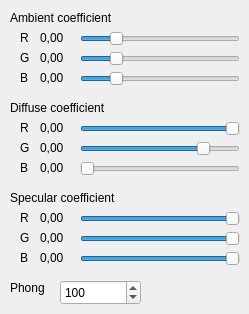
   <widget class="QWidget" name="tab_3">
    <attribute name="title">
     <string>Default Material</string>
    </attribute>
    <widget class="QDoubleSlider" name="sb_ambient_c_r">
     <property name="geometry">
      <rect>
       <x>80</x>
       <y>30</y>
       <width>160</width>
       <height>18</height>
      </rect>
     </property>
     <property name="focusPolicy">
      <enum>Qt::NoFocus</enum>
     </property>
     <property name="maximum">
      <number>100</number>
     </property>
     <property name="value">
      <number>20</number>
     </property>
     <property name="orientation">
      <enum>Qt::Horizontal</enum>
     </property>
    </widget>
    <widget class="QLabel" name="l_ambient_c_b">
     <property name="geometry">
      <rect>
       <x>20</x>
       <y>70</y>
       <width>16</width>
       <height>16</height>
      </rect>
     </property>
     <property name="text">
      <string>B</string>
     </property>
    </widget>
    <widget class="QLabel" name="label_10">
     <property name="geometry">
      <rect>
       <x>10</x>
       <y>10</y>
       <width>141</width>
       <height>16</height>
      </rect>
     </property>
     <property name="text">
      <string>Ambient coefficient</string>
     </property>
    </widget>
    <widget class="QLabel" name="l_ambient_c_r">
     <property name="geometry">
      <rect>
       <x>20</x>
       <y>30</y>
       <width>16</width>
       <height>16</height>
      </rect>
     </property>
     <property name="text">
      <string>R</string>
     </property>
    </widget>
    <widget class="QDoubleSlider" name="sb_ambient_c_g">
     <property name="geometry">
      <rect>
       <x>80</x>
       <y>50</y>
       <width>160</width>
       <height>18</height>
      </rect>
     </property>
     <property name="focusPolicy">
      <enum>Qt::NoFocus</enum>
     </property>
     <property name="maximum">
      <number>100</number>
     </property>
     <property name="value">
      <number>20</number>
     </property>
     <property name="orientation">
      <enum>Qt::Horizontal</enum>
     </property>
    </widget>
    <widget class="QDoubleSlider" name="sb_ambient_c_b">
     <property name="geometry">
      <rect>
       <x>80</x>
       <y>70</y>
       <width>160</width>
       <height>18</height>
      </rect>
     </property>
     <property name="focusPolicy">
      <enum>Qt::NoFocus</enum>
     </property>
     <property name="maximum">
      <number>100</number>
     </property>
     <property name="value">
      <number>20</number>
     </property>
     <property name="orientation">
      <enum>Qt::Horizontal</enum>
     </property>
    </widget>
    <widget class="QLabel" name="ambient_c_b">
     <property name="geometry">
      <rect>
       <x>40</x>
       <y>70</y>
       <width>31</width>
       <height>16</height>
      </rect>
     </property>
     <property name="text">
      <string>0,00</string>
     </property>
    </widget>
    <widget class="QLabel" name="ambient_c_g">
     <property name="geometry">
      <rect>
       <x>40</x>
       <y>50</y>
       <width>31</width>
       <height>16</height>
      </rect>
     </property>
     <property name="text">
      <string>0,00</string>
     </property>
    </widget>
    <widget class="QLabel" name="ambient_c_r">
     <property name="geometry">
      <rect>
       <x>40</x>
       <y>30</y>
       <width>31</width>
       <height>16</height>
      </rect>
     </property>
     <property name="text">
      <string>0,00</string>
     </property>
    </widget>
    <widget class="QLabel" name="l_ambient_c_g">
     <property name="geometry">
      <rect>
       <x>20</x>
       <y>50</y>
       <width>16</width>
       <height>16</height>
      </rect>
     </property>
     <property name="text">
      <string>G</string>
     </property>
    </widget>
    <widget class="QDoubleSlider" name="sb_diffuse_r">
     <property name="geometry">
      <rect>
       <x>80</x>
       <y>120</y>
       <width>160</width>
       <height>18</height>
      </rect>
     </property>
     <property name="focusPolicy">
      <enum>Qt::NoFocus</enum>
     </property>
     <property name="maximum">
      <number>100</number>
     </property>
     <property name="value">
      <number>100</number>
     </property>
     <property name="orientation">
      <enum>Qt::Horizontal</enum>
     </property>
    </widget>
    <widget class="QLabel" name="l_diffuse_b">
     <property name="geometry">
      <rect>
       <x>20</x>
       <y>160</y>
       <width>16</width>
       <height>16</height>
      </rect>
     </property>
     <property name="text">
      <string>B</string>
     </property>
    </widget>
    <widget class="QLabel" name="label_11">
     <property name="geometry">
      <rect>
       <x>10</x>
       <y>100</y>
       <width>141</width>
       <height>16</height>
      </rect>
     </property>
     <property name="text">
      <string>Diffuse coefficient</string>
     </property>
    </widget>
    <widget class="QLabel" name="l_diffuse_r">
     <property name="geometry">
      <rect>
       <x>20</x>
       <y>120</y>
       <width>16</width>
       <height>16</height>
      </rect>
     </property>
     <property name="text">
      <string>R</string>
     </property>
    </widget>
    <widget class="QDoubleSlider" name="sb_diffuse_g">
     <property name="geometry">
      <rect>
       <x>80</x>
       <y>140</y>
       <width>160</width>
       <height>18</height>
      </rect>
     </property>
     <property name="focusPolicy">
      <enum>Qt::NoFocus</enum>
     </property>
     <property name="maximum">
      <number>100</number>
     </property>
     <property name="value">
      <number>80</number>
     </property>
     <property name="orientation">
      <enum>Qt::Horizontal</enum>
     </property>
    </widget>
    <widget class="QDoubleSlider" name="sb_diffuse_b">
     <property name="geometry">
      <rect>
       <x>80</x>
       <y>160</y>
       <width>160</width>
       <height>18</height>
      </rect>
     </property>
     <property name="focusPolicy">
      <enum>Qt::NoFocus</enum>
     </property>
     <property name="maximum">
      <number>100</number>
     </property>
     <property name="orientation">
      <enum>Qt::Horizontal</enum>
     </property>
    </widget>
    <widget class="QLabel" name="diffuse_b">
     <property name="geometry">
      <rect>
       <x>40</x>
       <y>160</y>
       <width>31</width>
       <height>16</height>
      </rect>
     </property>
     <property name="text">
      <string>0,00</string>
     </property>
    </widget>
    <widget class="QLabel" name="diffuse_g">
     <property name="geometry">
      <rect>
       <x>40</x>
       <y>140</y>
       <width>31</width>
       <height>16</height>
      </rect>
     </property>
     <property name="text">
      <string>0,00</string>
     </property>
    </widget>
    <widget class="QLabel" name="diffuse_r">
     <property name="geometry">
      <rect>
       <x>40</x>
       <y>120</y>
       <width>31</width>
       <height>16</height>
      </rect>
     </property>
     <property name="text">
      <string>0,00</string>
     </property>
    </widget>
    <widget class="QLabel" name="l_diffuse_g">
     <property name="geometry">
      <rect>
       <x>20</x>
       <y>140</y>
       <width>16</width>
       <height>16</height>
      </rect>
     </property>
     <property name="text">
      <string>G</string>
     </property>
    </widget>
    <widget class="QDoubleSlider" name="sb_specular_r">
     <property name="geometry">
      <rect>
       <x>80</x>
       <y>210</y>
       <width>160</width>
       <height>18</height>
      </rect>
     </property>
     <property name="focusPolicy">
      <enum>Qt::NoFocus</enum>
     </property>
     <property name="maximum">
      <number>100</number>
     </property>
     <property name="value">
      <number>100</number>
     </property>
     <property name="orientation">
      <enum>Qt::Horizontal</enum>
     </property>
    </widget>
    <widget class="QLabel" name="l_specular_b">
     <property name="geometry">
      <rect>
       <x>20</x>
       <y>250</y>
       <width>16</width>
       <height>16</height>
      </rect>
     </property>
     <property name="text">
      <string>B</string>
     </property>
    </widget>
    <widget class="QLabel" name="label_12">
     <property name="geometry">
      <rect>
       <x>10</x>
       <y>190</y>
       <width>141</width>
       <height>16</height>
      </rect>
     </property>
     <property name="text">
      <string>Specular coefficient</string>
     </property>
    </widget>
    <widget class="QLabel" name="l_specular_r">
     <property name="geometry">
      <rect>
       <x>20</x>
       <y>210</y>
       <width>16</width>
       <height>16</height>
      </rect>
     </property>
     <property name="text">
      <string>R</string>
     </property>
    </widget>
    <widget class="QDoubleSlider" name="sb_specular_g">
     <property name="geometry">
      <rect>
       <x>80</x>
       <y>230</y>
       <width>160</width>
       <height>18</height>
      </rect>
     </property>
     <property name="focusPolicy">
      <enum>Qt::NoFocus</enum>
     </property>
     <property name="maximum">
      <number>100</number>
     </property>
     <property name="value">
      <number>100</number>
     </property>
     <property name="orientation">
      <enum>Qt::Horizontal</enum>
     </property>
    </widget>
    <widget class="QDoubleSlider" name="sb_specular_b">
     <property name="geometry">
      <rect>
       <x>80</x>
       <y>250</y>
       <width>160</width>
       <height>18</height>
      </rect>
     </property>
     <property name="focusPolicy">
      <enum>Qt::NoFocus</enum>
     </property>
     <property name="maximum">
      <number>100</number>
     </property>
     <property name="value">
      <number>100</number>
     </property>
     <property name="orientation">
      <enum>Qt::Horizontal</enum>
     </property>
    </widget>
    <widget class="QLabel" name="specular_b">
     <property name="geometry">
      <rect>
       <x>40</x>
       <y>250</y>
       <width>31</width>
       <height>16</height>
      </rect>
     </property>
     <property name="text">
      <string>0,00</string>
     </property>
    </widget>
    <widget class="QLabel" name="specular_g">
     <property name="geometry">
      <rect>
       <x>40</x>
       <y>230</y>
       <width>31</width>
       <height>16</height>
      </rect>
     </property>
     <property name="text">
      <string>0,00</string>
     </property>
    </widget>
    <widget class="QLabel" name="specular_r">
     <property name="geometry">
      <rect>
       <x>40</x>
       <y>210</y>
       <width>31</width>
       <height>16</height>
      </rect>
     </property>
     <property name="text">
      <string>0,00</string>
     </property>
    </widget>
    <widget class="QLabel" name="l_specular_g">
     <property name="geometry">
      <rect>
       <x>20</x>
       <y>230</y>
       <width>16</width>
       <height>16</height>
      </rect>
     </property>
     <property name="text">
      <string>G</string>
     </property>
    </widget>
    <widget class="QLabel" name="label_13">
     <property name="geometry">
      <rect>
       <x>10</x>
       <y>280</y>
       <width>51</width>
       <height>16</height>
      </rect>
     </property>
     <property name="text">
      <string>Phong</string>
     </property>
    </widget>
    <widget class="QSpinBox" name="sb_phong">
     <property name="geometry">
      <rect>
       <x>60</x>
       <y>280</y>
       <width>81</width>
       <height>25</height>
      </rect>
     </property>
     <property name="minimum">
      <number>1</number>
     </property>
     <property name="maximum">
      <number>256</number>
     </property>
     <property name="value">
      <number>100</number>
     </property>
    </widget>
   </widget>
